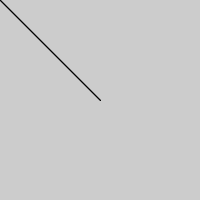
Frame 1 (no input)
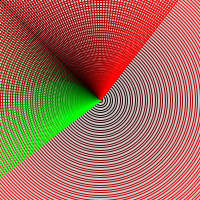
Frame 60 (the mouse pressed at the canvas centre just before this capture)
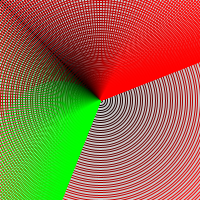
Frame 120 (the mouse held since frame 60 and released just before this capture)

The Processing sketch that drew these frames (run headless with seeded random() and noise(); from frame 60 on, the mouse is pressed at the canvas centre):

// Processing sketch: processing_166381
// ── processing_166381.pde

int a=0;
int b=0;

void setup(){
  size(200,200);
}


void draw(){
  noFill();
  stroke(a,0,0);
  ellipse(100,100,a,a);
  line(b,0,100,100);
  stroke(0,a,0);
  line(0,b,100,100);
  a+=5;
  b+=3;
}
